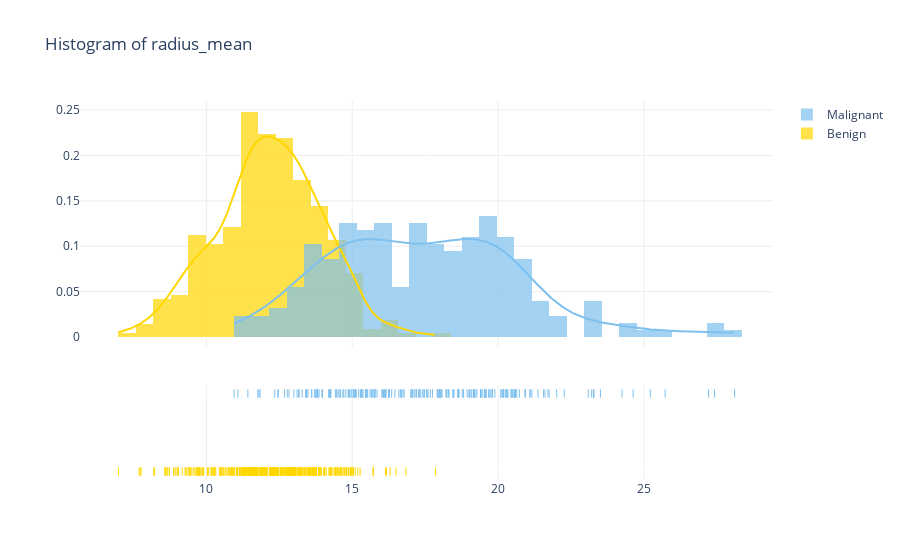

Notebook code for this chart:
### Code cell
plot_distplot("radius_mean")

### Figure 1 — Plotly figure (JSON) as saved in the notebook; plotly's stock layout.template omitted (floating-point values rounded to 4 significant figures; data arrays with more than 128 entries replaced by an {"elided": "..."} marker saying what was removed)
{"data": [{"autobinx": false, "histnorm": "probability density", "legendgroup": "Benign", "marker": {"color": "#FFD700"}, "name": "Benign", "opacity": 0.7, "type": "histogram", "x": {"elided": "357 float values"}, "xaxis": "x", "xbins": {"end": 17.85, "size": 0.6, "start": 6.981}, "yaxis": "y"}, {"autobinx": false, "histnorm": "probability density", "legendgroup": "Malignant", "marker": {"color": "#7EC0EE"}, "name": "Malignant", "opacity": 0.7, "type": "histogram", "x": {"elided": "212 float values"}, "xaxis": "x", "xbins": {"end": 28.11, "size": 0.6, "start": 10.95}, "yaxis": "y"}, {"legendgroup": "Benign", "marker": {"color": "#FFD700"}, "mode": "lines", "name": "Benign", "showlegend": false, "type": "scatter", "x": {"elided": "500 float values"}, "xaxis": "x", "y": {"elided": "500 float values"}, "yaxis": "y"}, {"legendgroup": "Malignant", "marker": {"color": "#7EC0EE"}, "mode": "lines", "name": "Malignant", "showlegend": false, "type": "scatter", "x": {"elided": "500 float values"}, "xaxis": "x", "y": {"elided": "500 float values"}, "yaxis": "y"}, {"legendgroup": "Benign", "marker": {"color": "#FFD700", "symbol": "line-ns-open"}, "mode": "markers", "name": "Benign", "showlegend": false, "type": "scatter", "x": {"elided": "357 float values"}, "xaxis": "x", "y": {"elided": "357 str values"}, "yaxis": "y2"}, {"legendgroup": "Malignant", "marker": {"color": "#7EC0EE", "symbol": "line-ns-open"}, "mode": "markers", "name": "Malignant", "showlegend": false, "type": "scatter", "x": {"elided": "212 float values"}, "xaxis": "x", "y": {"elided": "212 str values"}, "yaxis": "y2"}], "layout": {"barmode": "overlay", "hovermode": "closest", "legend": {"traceorder": "reversed"}, "paper_bgcolor": "white", "plot_bgcolor": "white", "title": {"text": "Histogram of radius_mean"}, "xaxis": {"anchor": "y2", "domain": [0, 1], "gridcolor": "#eee", "showgrid": true, "zeroline": false}, "yaxis": {"anchor": "free", "domain": [0.35, 1], "gridcolor": "#eee", "position": 0, "showgrid": true}, "yaxis2": {"anchor": "x", "domain": [0, 0.25], "dtick": 1, "showticklabels": false}}}
